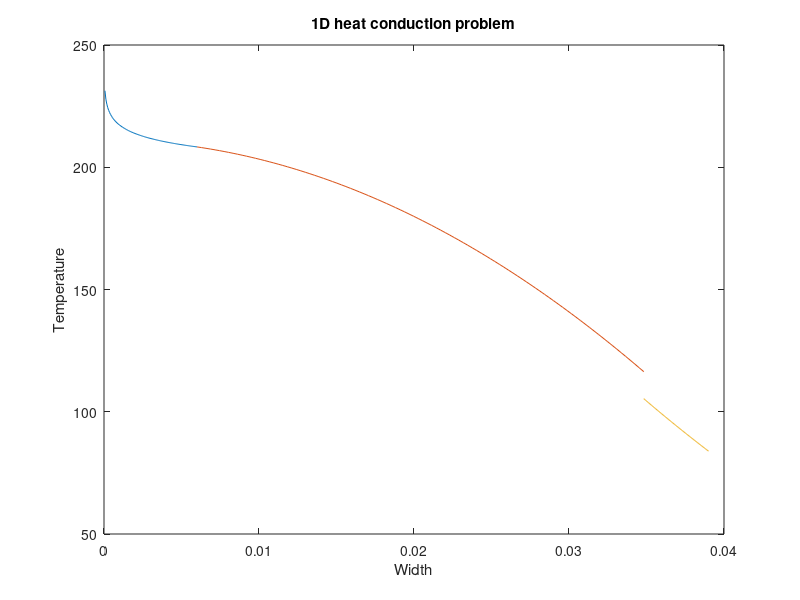

Write the MATLAB code that produced this figure.
function F=driver

% clear the console screen
clc; close all;clf
% load the data structure with info pertaining to the physical problem
dat.k{1}=@(r) 18;
dat.k{2}=@(r) 16;
dat.k{3}=@(r) 16;
dat.esrc{1}=@(r) 0;
dat.esrc{2}=@(r) 5000000;
dat.esrc{3}=@(r) 0;
dat.hgap=15764;
dat.hcv=20000;
dat.width=[0.006 0.034823 0.039];
% % bc.left.type=2; %0=neumann, 1=robin, 2=dirichlet
% % bc.left.C=400; % (that data is C in: kdu/dn=C // u+k/hcv*du/dn =C // u=C)
bc.rite.type=1;
bc.rite.C=80;
dat.bc=bc; clear bc;

verif_hc_eq(dat);

return
end

%%%%%%%%%%%%%%%%%%%%%%%%%%%%%%%%%%%%%
function verif_hc_eq(dat)

k=dat.k; src=dat.esrc; hgap=dat.hgap; hcv=dat.hcv; L=dat.width;

% general form of the solution:
% Zone 1 : T1 = B1*ln(r) + E1
% dT1/dr= B1/r
% Zone 2 : T2 = -q/(4*k2)*(r.^2) + E2
% dT2/dr= -q/2k2*r
% Zone 3 : T3 = B3*ln(r) + E3
% dT3/dr= B3/r

% % switch dat.bc.left.type
% %     case 0 % Neumann
% %         % k1*du1/dn=C on the left becomes: -k1*du1/dx=C
% %         % <==> -k1*B1=C <==> B1=-C/k1
% %         mat(1,1:6) =[1,0,0,0,0,0];
% %         b(1) = -dat.bc.left.C / k{1}(0);
% %     case 1 % Robin
% %         % u1+k1/hcv*du1/dn =C on the left becomes: u1-k1/hcv*du1/dx =C
% %         % <==> -k1/hcv*B1+E1=C
% %         mat(1,1:6) =[-k{1}(0)/hcv,1,0,0,0,0];
% %         b(1) = dat.bc.left.C;
% %     case 2 % Dirichlet
% %         % u1=C <==> E1=C
% %         mat(1,1:6) =[0,1,0,0,0,0];
% %         b(1) = dat.bc.left.C;
% % end
switch dat.bc.rite.type
    case 0 % Neumann
        % k3*du3/dn=C on the right becomes: k3*du3/dx=C
        % <==> k3*B3/L3=C <==> B3=C*L3/k3
        mat(5,1:5) =[0,0,0,1,0];
        b(5) = dat.bc.rite.C*L(3) / k{3}(L(3));
    case 1 % Robin
        % u3+k3/hcv*du3/dn =C on the right becomes: u3+k3/hcv*du3/dx =C
        % <==> (ln(L3)+k3/(hcv*L3))B3+E3=C
        mat(5,1:5) =[0,0,0,log(L(3))+k{3}(L(3))/(hcv*L(3)),1];
        b(5) = dat.bc.rite.C;
    case 2 % Dirichlet
        % u3=C <==> B3*ln(L3)+E3=C
        mat(5,1:5) =[0,0,0,log(L(3)),1];
        b(5) = dat.bc.rite.C;
end

% fixed conditions
% continuity of T and flux between zone 1 and zone 2 (interface L1)
% T1(L1)=T2(L1) <==> B1*log(L1)+E1=(-q/4k2)*(L1^2)+E2
% <==> B1*ln(L1)+E1-E2=(-q/4k2)*(L1^2)
mat(1,1:5) =[log(L(1)),1,-1,0,0];
b(1) =-src{2}(L(1))/(4*k{2}(L(1)))*L(1)*L(1);
% phi1(L1)=phi2(L1) <==> k1*B1/L1=k2*(-q/2k2)*L1
% <==> (k1/k2)*B1=(-q/2k2)*L1*L1
mat(2,1:5) =[k{1}(L(1))/k{2}(L(1)),0,0,0,0];
b(2) =-src{2}(L(1))/(2*k{2}(L(1)))*L(1)*L(1);

% discontinuity of T between zone 2 and zone 3 (interface L2)
% T2(L2)=(-q/4k2)*(L2^2)+E2
% T3(L2)=B3*ln(L2)+E3
% Tg=(T2(L2)+T3(L2))/2
% -k2*dT2/dr=hgap(T2(L2)-Tg)
% <==> -k2(-q/2k2*L2)=hgap(T2(L2)-T3(L2))/2
% <==> E2-ln(L2)*B3-E3=q/4k2*(L2^2)+q*L2/hgap
mat(3,1:5) =[0,0,1,-log(L(2)),-1];
b(3) =(src{2}(L(2))/(4*k{2}(L(2))))*L(2)*L(2)+src{2}(L(2))*L(2)/hgap;
% -k3*dT3/dr=hgap(Tg-T3(L2))
% <==> -k3*B3/L2=hgap(T2(L2)-T3(L2))/2
% <==> E2+(2k3/(L2*hgap)-ln(L2))*B3-E3=q/4k2*(L2^2)
mat(4,1:5) =[0,0,1,2*k{3}(L(2))/(L(2)*hgap)-log(L(2)),-1];
b(4) =(src{2}(L(2))/(4*k{2}(L(2))))*L(2)*L(2);

% get coefficient for the analytical solution
a=mat\b';
r1=linspace(0,L(1));
r2=linspace(L(1),L(2));
r3=linspace(L(2),L(3));
y1=a(1)*log(r1)+a(2);
y2=-src{2}(r2)/(4*k{2}(r2))*(r2.^2)+a(3);
y3=a(4)*log(r3)+a(5);

plot(r1,y1,r2,y2,r3,y3); hold all;
title('1D heat conduction problem')
xlabel('Width')
ylabel('Temperature')

return
end

%%%%%%%%%%%%%%%%%%%%%%%%%%%%%%%%%%%%%
